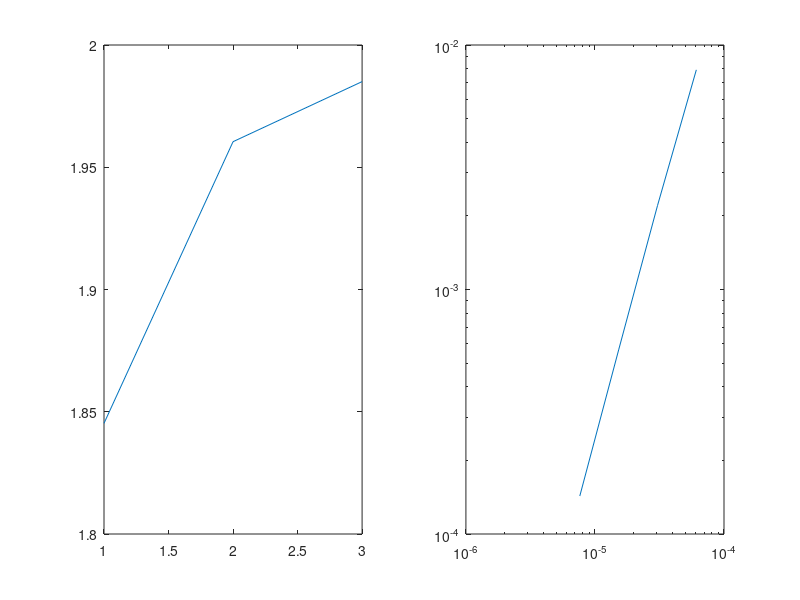

MATLAB code for this plot:
m = [];
error = [];

% % Spatial: by running to steady state
% % Lax-Wendoff (Without source and decay term; initialise with steaty)
%  m(           1 ) =          16 ; error(           1 ) =    1.6233375109468717E-002
%  m(           2 ) =          32 ; error(           2 ) =    3.5645582156477048E-003
%  m(           3 ) =          64 ; error(           3 ) =    1.0249151492071390E-003
%  m(           4 ) =         128 ; error(           4 ) =    3.1706854097251309E-004
%  m(           5 ) =         256 ; error(           5 ) =    1.2111513691564434E-004 
% 
% 
% 
%  % MC limiter
%  m(           1 ) =          16 ; error(           1 ) =    7.5472823218433668E-002
%  m(           2 ) =          32 ; error(           2 ) =    2.1884791443304644E-002
%  m(           3 ) =          64 ; error(           3 ) =    7.2307637677371207E-003
%  m(           4 ) =         128 ; error(           4 ) =    2.4975713827545504E-003
%  m(           5 ) =         256 ; error(           5 ) =    8.8271812906080902E-004
% 
% 
% % Upwind
%  m(           1 ) =          16 ; error(           1 ) =   0.11036916877298189     
%  m(           2 ) =          32 ; error(           2 ) =    9.2844197535228670E-002
%  m(           3 ) =          64 ; error(           3 ) =    6.4660942979935257E-002
%  m(           4 ) =         128 ; error(           4 ) =    3.9549298784285938E-002
%  m(           5 ) =         256 ; error(           5 ) =    2.2226556727427956E-002
% 
% % Spatial: with decay term; no diffusion
%  m(           1 ) =          16 ; error(           1 ) =    1.8299549097049810E-003
%  m(           2 ) =          32 ; error(           2 ) =    4.9596145787407487E-004
%  m(           3 ) =          64 ; error(           3 ) =    1.2692588355876766E-004
%  m(           4 ) =         128 ; error(           4 ) =    3.2231685049711650E-005
%  m(           5 ) =         256 ; error(           5 ) =    8.3737804688066507E-006

% Spatial: advection + diffusion + source
% nts = 512*m
% MC Limiter
 m(           1 ) =          16 ; error(           1 ) =    4.4328073570370734E-006
 m(           2 ) =          32 ; error(           2 ) =    6.5107311067579653E-007
 m(           3 ) =          64 ; error(           3 ) =    1.1730684828896538E-007
 m(           4 ) =         128 ; error(           4 ) =    2.9795349086797215E-008
 m(           5 ) =         256 ; error(           5 ) =    8.6683011857651947E-009

% Lax-Wendoff
 m(           1 ) =          16 ; error(           1 ) =    4.4693281090053769E-006
 m(           2 ) =          32 ; error(           2 ) =    1.1317049076188292E-006
 m(           3 ) =          64 ; error(           3 ) =    2.8291235286278855E-007
 m(           4 ) =         128 ; error(           4 ) =    7.0592857764786114E-008
 m(           5 ) =         256 ; error(           5 ) =    1.7885161078856209E-008
 
 m = [];
 error = [];
%   Timestepping to periodic state
 nts(           1 ) =       16384 ; error(           1 ) =    7.9150723590806441E-003
 nts(           2 ) =       32768 ; error(           2 ) =    2.2028023524653930E-003
 nts(           3 ) =       65536 ; error(           3 ) =    5.6600358679491250E-004
 nts(           4 ) =      131072 ; error(           4 ) =    1.4297735330849590E-004

 
h = 1./m;
h = 1./nts;

e_vis = error(2:end)./error(1:end-1);
h_vis = h(2:end)./h(1:end-1);

subplot(1,2,1)
plot(1:length(e_vis),log(e_vis)./log(h_vis))
subplot(1,2,2)
loglog(h,error)

p = polyfit(log(h),log(error),1)


%N = kg * m^2/2


% Dark Magic
88/5.5
64/4